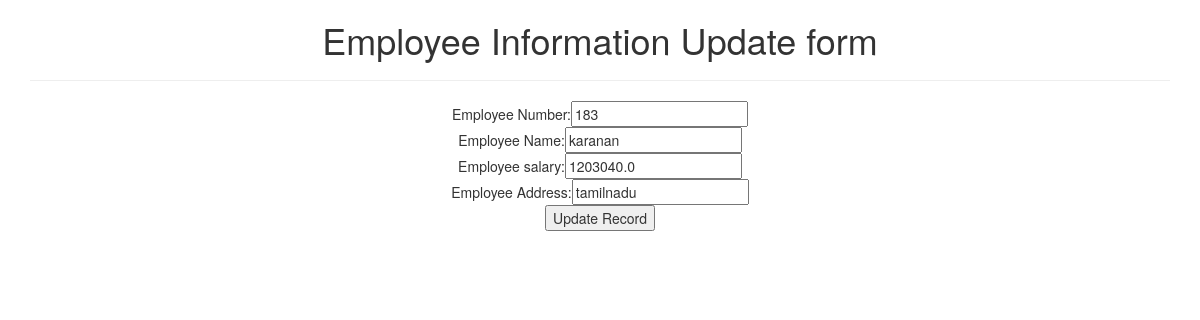
The page /update/8 on the database its author committed.
### testapp/models.py (models this page shows)
class Employee(models.Model):
    eno=models.IntegerField()
    ename=models.CharField(max_length=64)
    esal=models.FloatField()
    eaddr=models.CharField(max_length=250)

### testapp/views.py (the view)
# urls.py: path('update/<id>',views.update_view),
def update_view(request,id):
    employee=Employee.objects.get(id=id)
    if request.method=='POST':
       form=EmployeeForm(request.POST,instance=employee)
       if form.is_valid():
          form.save()
          return redirect('/')
    return render(request,"testapp/update.html",{"employee":employee})

### testapp/templates/testapp/update.html (shortened to what this page needs)
<!DOCTYPE html>
 {%extends "testapp/base.html"%}
   {%block body_block%}
    <h1>Employee Information Update form</h1><hr>
    <form method="post">
      Employee Number:<input type="text" name="eno" value="{{employee.eno}}"><br>
      Employee Name:<input type="text" name="ename" value="{{employee.ename}}"><br>
      Employee salary:<input type="text" name="esal" value="{{employee.esal}}"><br>
      Employee Address:<input type="text" name="eaddr" value="{{employee.eaddr}}"><br>
      <input type="submit" name="" value="Update Record">
     </form>
   {%endblock%}

### rows shown on the page
Employee: eno "183", ename "karanan", esal "1203040.0", eaddr "tamilnadu"
